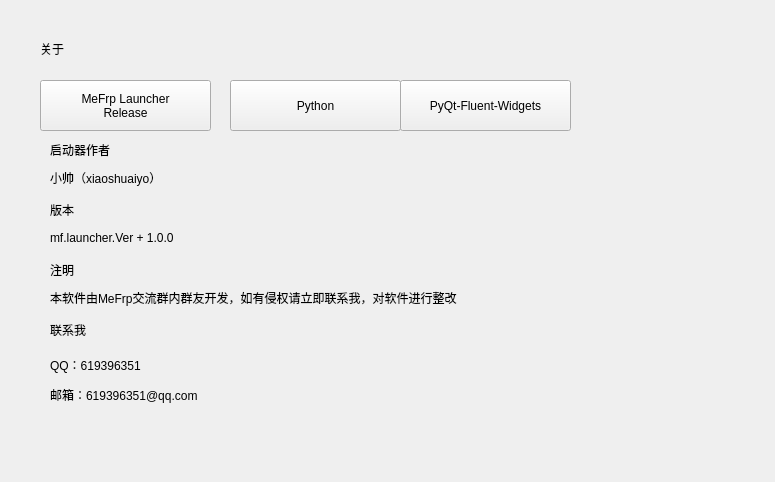
<?xml version="1.0" encoding="UTF-8"?>
<ui version="4.0">
 <class>pc</class>
 <widget class="QWidget" name="pc">
  <property name="geometry">
   <rect>
    <x>0</x>
    <y>0</y>
    <width>775</width>
    <height>482</height>
   </rect>
  </property>
  <property name="windowTitle">
   <string>Form</string>
  </property>
  <widget class="TitleLabel" name="TitleLabel">
   <property name="geometry">
    <rect>
     <x>40</x>
     <y>30</y>
     <width>101</width>
     <height>38</height>
    </rect>
   </property>
   <property name="text">
    <string>关于</string>
   </property>
  </widget>
  <widget class="HyperlinkButton" name="HyperlinkButton">
   <property name="geometry">
    <rect>
     <x>40</x>
     <y>80</y>
     <width>171</width>
     <height>51</height>
    </rect>
   </property>
   <property name="text">
    <string>MeFrp Launcher
Release</string>
   </property>
  </widget>
  <widget class="HyperlinkButton" name="HyperlinkButton_2">
   <property name="geometry">
    <rect>
     <x>400</x>
     <y>80</y>
     <width>171</width>
     <height>51</height>
    </rect>
   </property>
   <property name="text">
    <string>PyQt-Fluent-Widgets</string>
   </property>
  </widget>
  <widget class="HyperlinkButton" name="HyperlinkButton_3">
   <property name="geometry">
    <rect>
     <x>230</x>
     <y>80</y>
     <width>171</width>
     <height>51</height>
    </rect>
   </property>
   <property name="text">
    <string>Python</string>
   </property>
  </widget>
  <widget class="StrongBodyLabel" name="StrongBodyLabel">
   <property name="geometry">
    <rect>
     <x>50</x>
     <y>140</y>
     <width>111</width>
     <height>19</height>
    </rect>
   </property>
   <property name="text">
    <string>启动器作者</string>
   </property>
  </widget>
  <widget class="CaptionLabel" name="CaptionLabel">
   <property name="geometry">
    <rect>
     <x>50</x>
     <y>170</y>
     <width>111</width>
     <height>16</height>
    </rect>
   </property>
   <property name="text">
    <string>小帅（xiaoshuaiyo）</string>
   </property>
  </widget>
  <widget class="StrongBodyLabel" name="StrongBodyLabel_2">
   <property name="geometry">
    <rect>
     <x>50</x>
     <y>200</y>
     <width>111</width>
     <height>19</height>
    </rect>
   </property>
   <property name="text">
    <string>版本</string>
   </property>
  </widget>
  <widget class="CaptionLabel" name="CaptionLabel_2">
   <property name="geometry">
    <rect>
     <x>50</x>
     <y>230</y>
     <width>131</width>
     <height>16</height>
    </rect>
   </property>
   <property name="text">
    <string>mf.launcher.Ver + 1.0.0</string>
   </property>
  </widget>
  <widget class="StrongBodyLabel" name="StrongBodyLabel_3">
   <property name="geometry">
    <rect>
     <x>50</x>
     <y>260</y>
     <width>111</width>
     <height>19</height>
    </rect>
   </property>
   <property name="text">
    <string>注明</string>
   </property>
  </widget>
  <widget class="CaptionLabel" name="CaptionLabel_3">
   <property name="geometry">
    <rect>
     <x>50</x>
     <y>290</y>
     <width>421</width>
     <height>16</height>
    </rect>
   </property>
   <property name="text">
    <string>本软件由MeFrp交流群内群友开发，如有侵权请立即联系我，对软件进行整改</string>
   </property>
  </widget>
  <widget class="StrongBodyLabel" name="StrongBodyLabel_4">
   <property name="geometry">
    <rect>
     <x>50</x>
     <y>320</y>
     <width>111</width>
     <height>19</height>
    </rect>
   </property>
   <property name="text">
    <string>联系我</string>
   </property>
  </widget>
  <widget class="CaptionLabel" name="CaptionLabel_4">
   <property name="geometry">
    <rect>
     <x>50</x>
     <y>350</y>
     <width>151</width>
     <height>61</height>
    </rect>
   </property>
   <property name="text">
    <string>&lt;html&gt;&lt;head/&gt;&lt;body&gt;&lt;p&gt;QQ：619396351&lt;/p&gt;&lt;p&gt;邮箱：619396351@qq.com&lt;/p&gt;&lt;/body&gt;&lt;/html&gt;</string>
   </property>
  </widget>
 </widget>
 <customwidgets>
  <customwidget>
   <class>HyperlinkButton</class>
   <extends>QPushButton</extends>
   <header>qfluentwidgets</header>
  </customwidget>
  <customwidget>
   <class>CaptionLabel</class>
   <extends>QLabel</extends>
   <header>qfluentwidgets</header>
  </customwidget>
  <customwidget>
   <class>StrongBodyLabel</class>
   <extends>QLabel</extends>
   <header>qfluentwidgets</header>
  </customwidget>
  <customwidget>
   <class>TitleLabel</class>
   <extends>QLabel</extends>
   <header>qfluentwidgets</header>
  </customwidget>
 </customwidgets>
 <resources/>
 <connections/>
</ui>
